Frame 1 (no input): blank canvas, image omitted
Frame 60 (no input): blank canvas, image omitted
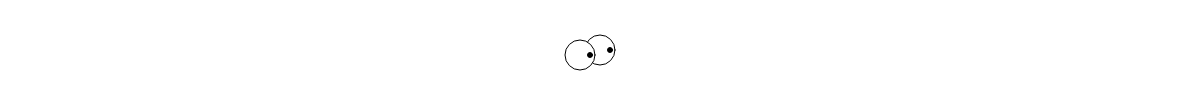
Frame 120 (the mouse pressed at the canvas centre since frame 60)

The p5.js sketch whose frames 1 and 60 were blank and that drew this single picture after the mouse press (run headless with seeded random() and noise() and a simulated clock; from frame 60 on, the mouse is pressed at the canvas centre):

// p5.js sketch
// ── sketch.js

let canvas; 
let xPos = 0;
let yPos = 0;
let easing= .5;

function setup(){
    canvas = createCanvas (windowWidth, document.body.scrollHeight);
    canvas.style ("z-index",-2)
    canvas.position(0,0);
    background (225);
}

function windowResized(){
    resizeCanvas (windowWidth, windowHeight);

}

function draw(){
    clear();

  xPos = xPos + ((mouseX - xPos) * easing);
  yPos = yPos + ((mouseY - yPos) * easing);

    drawThing(xPos, yPos);
}

function mouseMoved(){
}

function drawThing(_x, _y){
fill (255);
ellipse(_x, _y, 30, 30);
ellipse(_x -20, _y + 5, 30, 30);

fill(0);
ellipse(_x + 10, _y, 5, 5);
ellipse(_x - 10, _y + 5, 5, 5);
}
